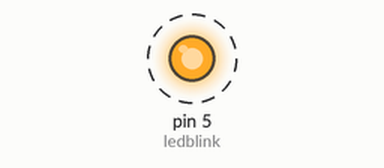
Recording of a sketch running on a simulated Arduino Uno, built with avr-gcc and run on an emulated ATmega328P. Shown: output pins drawn as LEDs (lit = HIGH). Dashed ring = blinking.

Above: at 0.2 s.
Timing chart, 0 to 3.0 s (numbered marks = the images above):
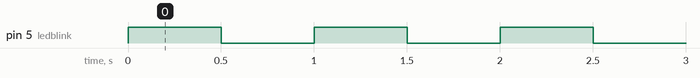

Measured:
- by itself, pin 5 (ledblink): alternates HIGH for 0.50 s and LOW for 0.50 s

The sketch:

User_Program1_2.ino
```cpp
/*Software 1073 Arduino BoeBots
User Program
Method stubs are pre-made. add your own code to complete the challenge!

Program Task: Blink an LED on pin 5
Feel free to view the example program within the same folder if you need help!
*/
int ledblink = 5;
int blinkdelay = 500;
void setup(){
  pinMode (ledblink, OUTPUT);
  digitalWrite (ledblink, HIGH);
}

void loop(){
  delay (blinkdelay);
  digitalWrite (ledblink, LOW);
  delay (blinkdelay);
  digitalWrite (ledblink, HIGH);
}
```
